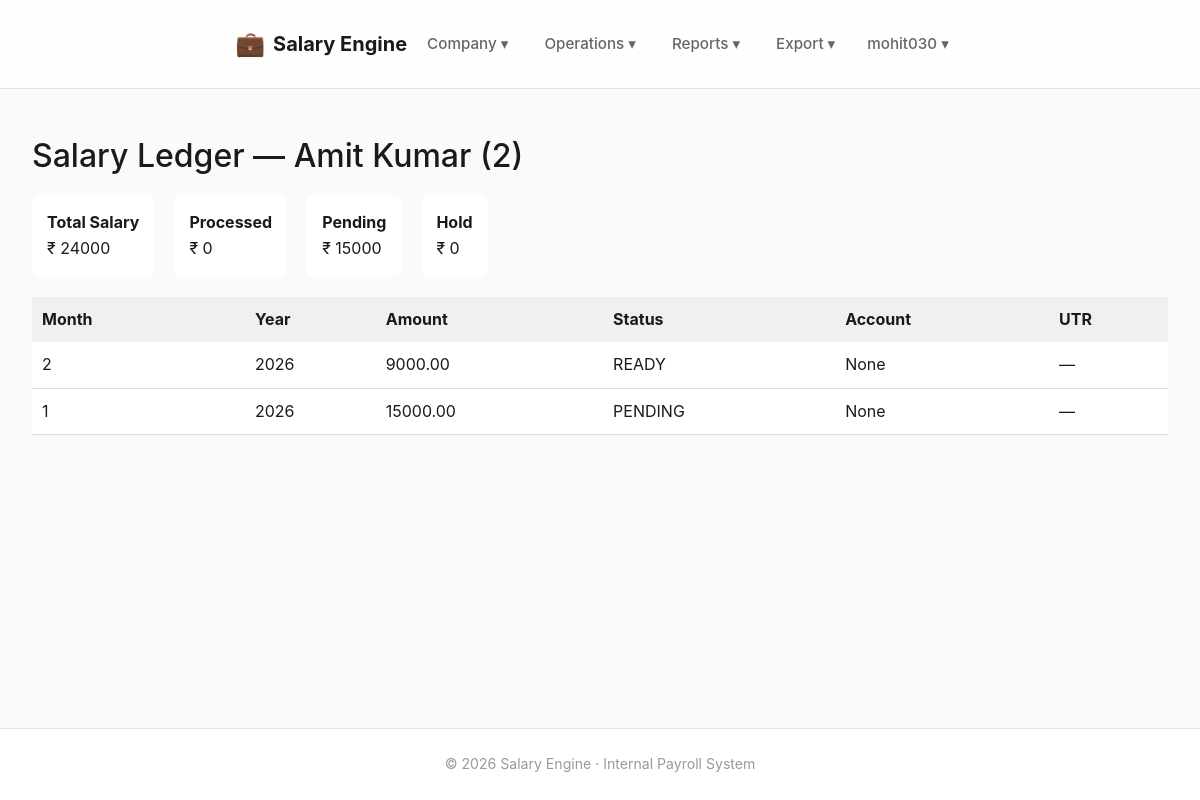
The page /dashboard/employee/2/ (signed in) on the database as committed earlier.
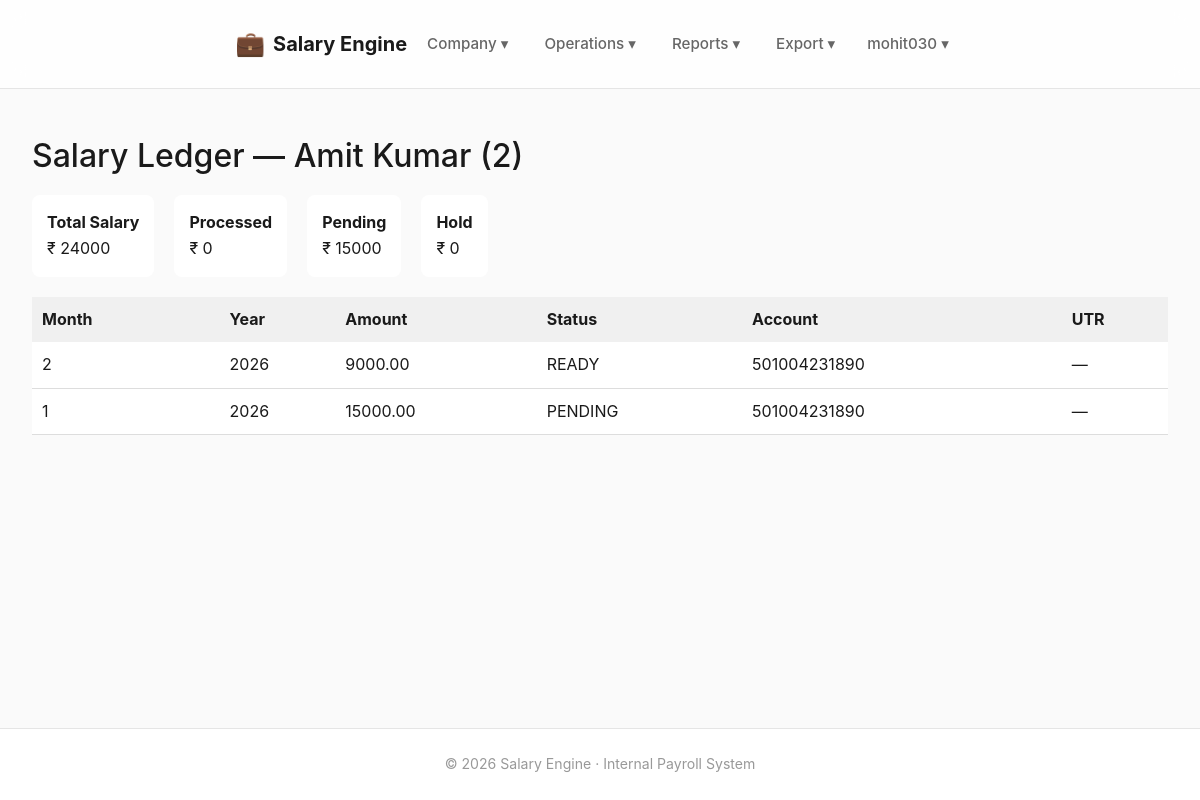
The same page on the database as committed later.
### payroll/models.py (models this page shows, shortened)
class SalaryTransaction(models.Model):
    STATUS_CHOICES =[
        ("DRAFT", "Draft"),
        ("READY", "Ready for Export"),
        ("EXPORTED", "Exported to Bank"),
        ("COMPLETED", "Completed"),
        ("REVERSED", "Reversed"),
        ("PENDING", "Pending"),
        ("HOLD", "Hold"),
        ("PROCESSED", "Processed"),
        ("FAILED", "Failed"),
        ("CANCELLED", "Cancelled"),
    ]
    batch = models.ForeignKey(
        SalaryBatch,
        on_delete=models.CASCADE,
        related_name="transactions"
    )
    employee = models.ForeignKey(
        Employee,
        on_delete=models.CASCADE,
        related_name="salary_transactions"
    )
    salary_amount = models.DecimalField(
        max_digits=10,
        decimal_places=2
    )
    account_number = models.CharField(
        max_length=30,
        null=True,
        blank=True
    )
    ifsc = models.CharField(
        max_length=15,
        null=True,
        blank=True
    )
    status = models.CharField(
        max_length=20,
        choices=STATUS_CHOICES,
        default="PENDING"
    )
    hold_reason = models.CharField(
        max_length=255,
        null=True,
        blank=True
    )
    failure_reason = models.CharField(
        max_length=255,
        null=True,
        blank=True
    )
    utr = models.CharField(
        max_length=100,
        null=True,
        blank=True
    )
    bank_response_at = models.DateTimeField(
        null=True,
        blank=True
    )
    created_at = models.DateTimeField(auto_now_add=True)
    class Meta:
        unique_together = ("batch", "employee")
        indexes = [
            models.Index(fields=["employee"]),
            models.Index(fields=["batch"]),
            models.Index(fields=["status"]),
        ]
        ordering = ["-created_at"]

class SalaryBatch(models.Model):
    STATUS_CHOICES = [
        ("DRAFT", "Draft"),
        ("EXPORTED", "Exported to Bank"),
        ("COMPLETED", "Completed"),
        ("REVERSED", "Reversed"),
    ]
    company = models.ForeignKey(Company, on_delete=models.CASCADE)
    month = models.PositiveIntegerField()
    year = models.PositiveIntegerField()
    status = models.CharField(
        max_length=20,
        choices=STATUS_CHOICES,
        default="DRAFT"
    )
    reversal_reason = models.TextField(
        null=True,
        blank=True,
        help_text="Reason for reversing this batch (admin only)"
    )
    created_at = models.DateTimeField(auto_now_add=True)
    class Meta:
        unique_together = ("company", "month", "year")
        ordering = ["-year", "-month"]

### dashboard/views.py (the view)
# urls.py: path("employee/<int:employee_id>/", employee_salary_ledger, name="employee_salary_ledger"),
@login_required
def employee_salary_ledger(request, employee_id):
    employee = get_object_or_404(Employee, id=employee_id)
    transactions = SalaryTransaction.objects.filter(
        employee=employee
    ).select_related(
        "batch"
    ).order_by(
        "-batch__year", "-batch__month"
    )
    totals = transactions.aggregate(
        total_amount=Sum("salary_amount"),
        processed_amount=Sum(
            "salary_amount",
            filter=models.Q(status="PROCESSED")
        ),
        pending_amount=Sum(
            "salary_amount",
            filter=models.Q(status="PENDING")
        ),
        hold_amount=Sum(
            "salary_amount",
            filter=models.Q(status="HOLD")
        ),
        failed_amount=Sum(
            "salary_amount",
            filter=models.Q(status="FAILED")
        ),
    )
    totals = {k: v or 0 for k, v in totals.items()}
    context = {
        "employee": employee,
        "transactions": transactions,
        "totals": totals,
    }
    return render(
        request,
        "dashboard/employee_salary_ledger.html",
        context
    )

### dashboard/context_processors.py (called while the page is built)
def approval_badges(request):
    if not request.user.is_authenticated or not request.user.is_staff:
        return {}
    return {
        "approval_badges": {
            "employee_drafts": EmployeeDraft.objects.filter(status="PENDING").count(),
            "employee_changes": EmployeeChangeRequest.objects.filter(status="PENDING").count(),
            "bank_changes": BankChangeRequest.objects.filter(status="PENDING").count(),
        }
    }

### templates/dashboard/employee_salary_ledger.html (shortened to what this page needs)
{% extends "base.html" %}
{% block content %}
<h2>Salary Ledger — {{ employee.name }} ({{ employee.emp_code }})</h2>
<div style="display:flex; gap:20px; margin:20px 0;">
    <div style="background:white; padding:15px; border-radius:8px;">
        <strong>Total Salary</strong><br>
        ₹ {{ totals.total_amount }}
    </div>
    <div style="background:white; padding:15px; border-radius:8px;">
        <strong>Processed</strong><br>
        ₹ {{ totals.processed_amount }}
    </div>
    <div style="background:white; padding:15px; border-radius:8px;">
        <strong>Pending</strong><br>
        ₹ {{ totals.pending_amount }}
    </div>
    <div style="background:white; padding:15px; border-radius:8px;">
        <strong>Hold</strong><br>
        ₹ {{ totals.hold_amount }}
    </div>
</div>
{% if transactions %}
<table style="width:100%; background:white; border-collapse:collapse; margin-top:20px;">
    <tr style="background:#f0f0f0;">
        <th style="padding:10px;">Month</th>
        <th>Year</th>
        <th>Amount</th>
        <th>Status</th>
        <th>Account</th>
        <th>UTR</th>
    </tr>
    {% for t in transactions %}
    <tr style="border-bottom:1px solid #ddd;">
        <td style="padding:10px;">{{ t.batch.month }}</td>
        <td>{{ t.batch.year }}</td>
        <td>{{ t.salary_amount }}</td>
        <td>{{ t.status }}</td>
        <td>{{ t.account_number }}</td>
        <td>{{ t.utr|default:"—" }}</td>
    </tr>
    {% endfor %}
</table>
{% else %}
<p>No salary records found.</p>
{% endif %}
{% endblock %}

Rows that differ between the two databases and show on the page:
changed SalaryTransaction "READY": account_number "None" → "501004231890"
changed SalaryTransaction "PENDING": account_number "None" → "501004231890"
